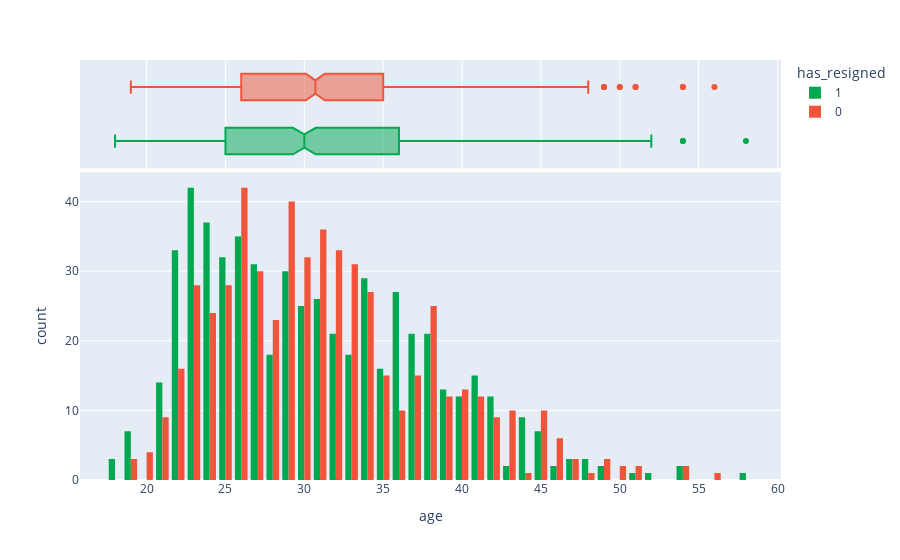

Notebook cell for this chart:
### Markdown cell above
Based on the graph, it is evident that there is a weak correlation between experience (time) and employee resignations. Therefore, it can be concluded that experience (time) is not a significant factor in employees' decisions to resign.

### Code cell
fig = px.histogram(df, x="age", color='has_resigned', marginal='box', barmode='group', color_discrete_sequence=['#00A950', '#EF553B'])
fig.show()

### Figure 1 — Plotly figure (JSON) as saved in the notebook; plotly's stock layout.template omitted (floating-point values rounded to 4 significant figures; data arrays with more than 128 entries replaced by an {"elided": "..."} marker saying what was removed)
{"data": [{"alignmentgroup": "True", "bingroup": "x", "hovertemplate": "has_resigned=1<br>age=%{x}<br>count=%{y}<extra></extra>", "legendgroup": "1", "marker": {"color": "#00A950", "pattern": {"shape": ""}}, "name": "1", "offsetgroup": "1", "orientation": "v", "showlegend": true, "type": "histogram", "x": {"elided": "571 float values"}, "xaxis": "x", "yaxis": "y"}, {"alignmentgroup": "True", "hovertemplate": "has_resigned=1<br>age=%{x}<extra></extra>", "legendgroup": "1", "marker": {"color": "#00A950"}, "name": "1", "notched": true, "offsetgroup": "1", "showlegend": false, "type": "box", "x": {"elided": "571 float values"}, "xaxis": "x2", "yaxis": "y2"}, {"alignmentgroup": "True", "bingroup": "x", "hovertemplate": "has_resigned=0<br>age=%{x}<br>count=%{y}<extra></extra>", "legendgroup": "0", "marker": {"color": "#EF553B", "pattern": {"shape": ""}}, "name": "0", "offsetgroup": "0", "orientation": "v", "showlegend": true, "type": "histogram", "x": {"elided": "558 float values"}, "xaxis": "x", "yaxis": "y"}, {"alignmentgroup": "True", "hovertemplate": "has_resigned=0<br>age=%{x}<extra></extra>", "legendgroup": "0", "marker": {"color": "#EF553B"}, "name": "0", "notched": true, "offsetgroup": "0", "showlegend": false, "type": "box", "x": {"elided": "558 float values"}, "xaxis": "x2", "yaxis": "y2"}], "layout": {"barmode": "group", "legend": {"title": {"text": "has_resigned"}, "tracegroupgap": 0}, "margin": {"t": 60}, "xaxis": {"anchor": "y", "domain": [0, 1], "title": {"text": "age"}}, "xaxis2": {"anchor": "y2", "domain": [0, 1], "matches": "x", "showgrid": true, "showticklabels": false}, "yaxis": {"anchor": "x", "domain": [0, 0.7326], "title": {"text": "count"}}, "yaxis2": {"anchor": "x2", "domain": [0.7426, 1], "matches": "y2", "showgrid": false, "showline": false, "showticklabels": false, "ticks": ""}}}
